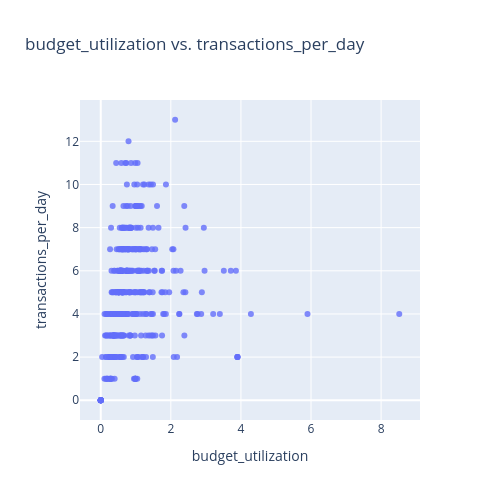

The code cell stored with this chart in its notebook:
### Code cell
corr_check(df_fin, 'budget_utilization', 'transactions_per_day')

### Figure 1 — Plotly figure (JSON) as saved in the notebook; plotly's stock layout.template omitted (floating-point values rounded to 4 significant figures; data arrays with more than 128 entries replaced by an {"elided": "..."} marker saying what was removed)
{"data": [{"hovertemplate": "budget_utilization=%{x}<br>transactions_per_day=%{y}<extra></extra>", "legendgroup": "", "marker": {"color": "#636efa", "opacity": 0.8, "symbol": "circle"}, "mode": "markers", "name": "", "orientation": "v", "showlegend": false, "type": "scatter", "x": {"elided": "429 float values"}, "xaxis": "x", "y": {"elided": "429 float values"}, "yaxis": "y"}], "layout": {"height": 500, "legend": {"tracegroupgap": 0}, "title": {"text": "budget_utilization vs. transactions_per_day"}, "width": 500, "xaxis": {"anchor": "y", "domain": [0, 1], "title": {"text": "budget_utilization"}}, "yaxis": {"anchor": "x", "domain": [0, 1], "title": {"text": "transactions_per_day"}}}}
